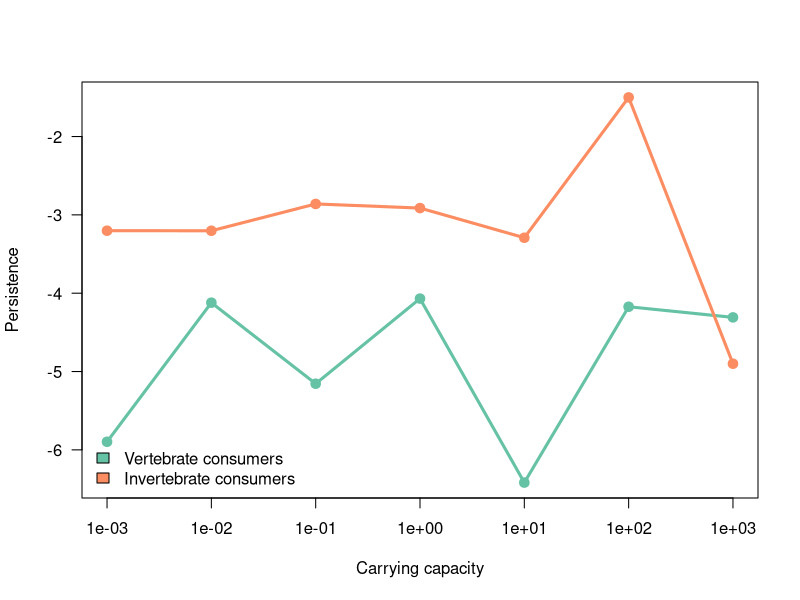

Write the R code that produced this figure.
d <- read.table("./figures/sm2.dat", h=T)
d <- aggregate(d, by=list(vert=d$vertebrates, d$Z), mean)

d$vert <- as.vector(d$vert)

library(RColorBrewer)

pdf("figures/vertebrate.pdf")

palette(brewer.pal(3, "Set2"))

plot(0, pch=NA, xlim=range(d$Z), ylim=range(d$stability),
      xlab = "Carrying capacity", ylab = "Persistence",
      las = 1, log='x')

i <- 1
for(v in unique(d$vert)) {
  x <- subset(d, vert == v)
  lines(stability~Z, x, col = i, type='o', pch=19, lwd=3)
  i <- i + 1
}

legend("bottomleft", fill=c(1:3),
      legend=c("Vertebrate consumers", "Invertebrate consumers"),
      bty='n')

dev.off()
